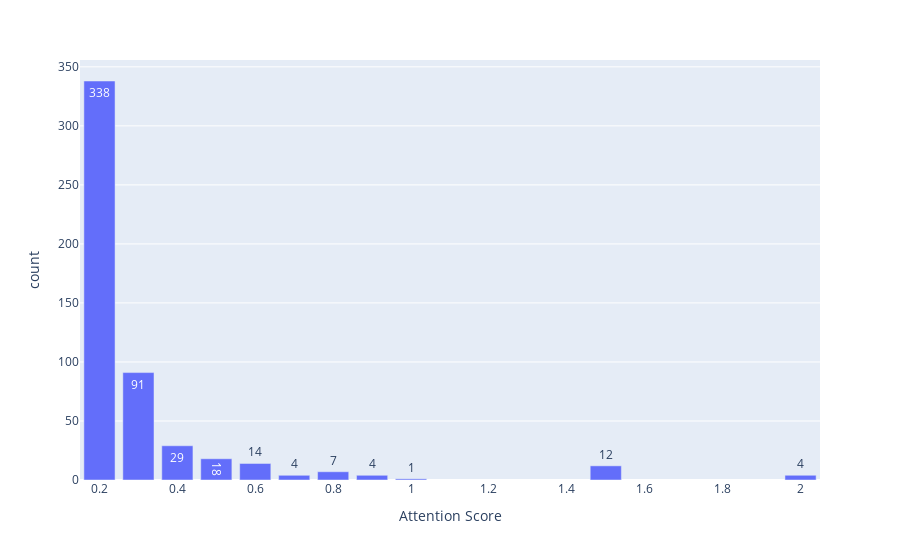

The notebook cell this image was saved under:
### Code cell
counts, bins = np.histogram(all_attention_val, bins=[0., 0.1 , 0.2, 0.3, 0.4,0.5, 0.6, 0.7,0.8, 0.9, 1., 1.5, 2])
fig = px.bar(x=bins[2:], y=counts[1:], labels={'x':'Attention Score', 'y':'count'}, text_auto=True)
fig.show()

### Figure 1 — Plotly figure (JSON) as saved in the notebook; plotly's stock layout.template omitted (floating-point values rounded to 4 significant figures)
{"data": [{"alignmentgroup": "True", "hovertemplate": "Attention Score=%{x}<br>count=%{y}<extra></extra>", "legendgroup": "", "marker": {"color": "#636efa", "pattern": {"shape": ""}}, "name": "", "offsetgroup": "", "orientation": "v", "showlegend": false, "textposition": "auto", "texttemplate": "%{y}", "type": "bar", "x": [0.2, 0.3, 0.4, 0.5, 0.6, 0.7, 0.8, 0.9, 1, 1.5, 2], "xaxis": "x", "y": [338, 91, 29, 18, 14, 4, 7, 4, 1, 12, 4], "yaxis": "y"}], "layout": {"autosize": true, "barmode": "relative", "legend": {"tracegroupgap": 0}, "margin": {"t": 60}, "xaxis": {"anchor": "y", "autorange": true, "domain": [0, 1], "range": [0.15, 2.05], "title": {"text": "Attention Score"}, "type": "linear"}, "yaxis": {"anchor": "x", "autorange": true, "domain": [0, 1], "range": [0, 355.8], "title": {"text": "count"}, "type": "linear"}}}
